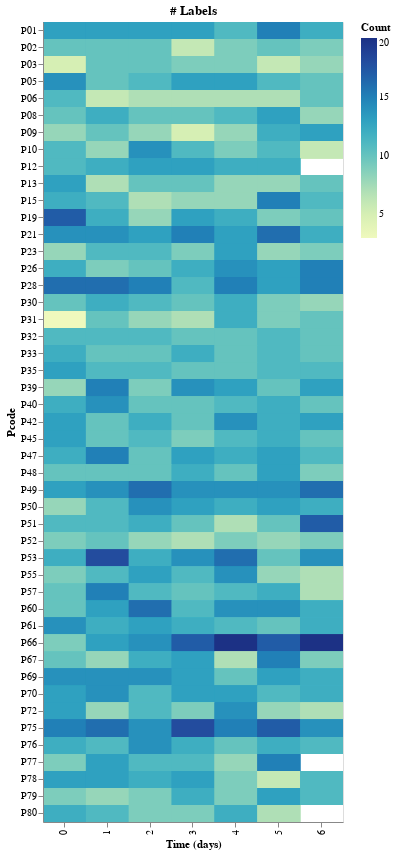

Notebook code cell kept with this figure:
### Code cell
chart

### Figure 1 — Vega-Lite specification as saved in the notebook (floating-point values rounded to 4 significant figures; data arrays with more than 128 entries replaced by an {"elided": "..."} marker saying what was removed)
{"config": {"view": {"continuousWidth": 300, "continuousHeight": 300}}, "data": {"name": "data-356005699982b91dc70fad8c897afa1b"}, "mark": {"type": "rect"}, "encoding": {"color": {"field": "timestamp", "title": "Count", "type": "quantitative"}, "x": {"field": "day", "title": "Time (days)", "type": "ordinal"}, "y": {"field": "pcode", "title": "Pcode", "type": "ordinal"}}, "height": 800, "params": [{"name": "param_2", "select": {"type": "point", "fields": ["type"]}, "bind": {"input": "select", "options": ["responseTime", "scheduledTime", "valence", "arousal", "attention", "stress", "duration", "disturbance", "change"], "name": "Data Type: "}}], "title": "# Labels", "transform": [{"filter": {"param": "param_2"}}], "width": 300, "$schema": "https://vega.github.io/schema/vega-lite/v5.8.0.json", "datasets": {"data-356005699982b91dc70fad8c897afa1b": {"elided": "2934 records"}}}
